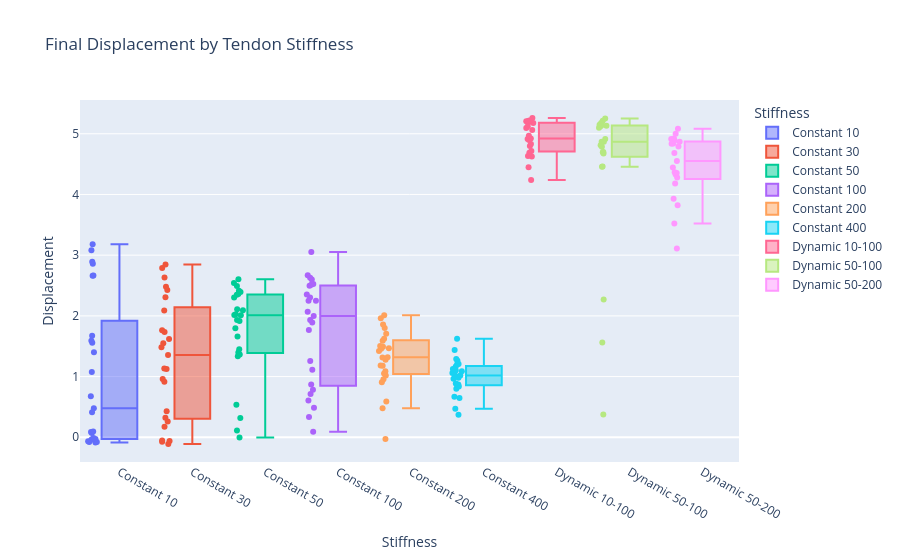

Notebook code cell kept with this figure:
### Code cell
import plotly.express as px

fig = px.box(
    df,
    x="Stiffness",
    y="Displacement",
    points="all",  # show all points
    color="Stiffness",  # optional for coloring
    title="Final Displacement by Tendon Stiffness"
)
fig.show()

### Figure 1 — Plotly figure (JSON) as saved in the notebook; plotly's stock layout.template omitted (floating-point values rounded to 4 significant figures)
{"data": [{"alignmentgroup": "True", "boxpoints": "all", "hovertemplate": "Stiffness=%{x}<br>Displacement=%{y}<extra></extra>", "legendgroup": "Constant 10", "marker": {"color": "#636efa"}, "name": "Constant 10", "notched": false, "offsetgroup": "Constant 10", "orientation": "v", "showlegend": true, "type": "box", "x": ["Constant 10", "Constant 10", "Constant 10", "Constant 10", "Constant 10", "Constant 10", "Constant 10", "Constant 10", "Constant 10", "Constant 10", "Constant 10", "Constant 10", "Constant 10", "Constant 10", "Constant 10", "Constant 10", "Constant 10", "Constant 10", "Constant 10", "Constant 10", "Constant 10", "Constant 10", "Constant 10", "Constant 10", "Constant 10"], "x0": " ", "xaxis": "x", "y": [1.592, 2.892, -0.02816, -0.06316, -0.07719, 1.671, -0.04202, -0.08563, 2.667, 2.661, 0.08568, -0.02817, 0.4803, -0.01271, -0.07825, 0.06906, 0.4115, 1.555, 3.179, 1.076, 0.6769, 2.859, 3.081, 0.09715, 1.402], "y0": " ", "yaxis": "y"}, {"alignmentgroup": "True", "boxpoints": "all", "hovertemplate": "Stiffness=%{x}<br>Displacement=%{y}<extra></extra>", "legendgroup": "Constant 30", "marker": {"color": "#EF553B"}, "name": "Constant 30", "notched": false, "offsetgroup": "Constant 30", "orientation": "v", "showlegend": true, "type": "box", "x": ["Constant 30", "Constant 30", "Constant 30", "Constant 30", "Constant 30", "Constant 30", "Constant 30", "Constant 30", "Constant 30", "Constant 30", "Constant 30", "Constant 30", "Constant 30", "Constant 30", "Constant 30", "Constant 30", "Constant 30", "Constant 30", "Constant 30", "Constant 30", "Constant 30", "Constant 30", "Constant 30", "Constant 30", "Constant 30"], "x0": " ", "xaxis": "x", "y": [2.787, 2.427, 1.135, 1.734, 2.479, 1.484, 0.3228, -0.06132, 0.4304, 2.087, 2.309, 1.62, 1.127, -0.07496, -0.1088, 0.2597, 1.762, 1.549, 2.845, 0.9604, -0.05364, 1.355, 0.1719, 0.9145, 2.633], "y0": " ", "yaxis": "y"}, {"alignmentgroup": "True", "boxpoints": "all", "hovertemplate": "Stiffness=%{x}<br>Displacement=%{y}<extra></extra>", "legendgroup": "Constant 50", "marker": {"color": "#00cc96"}, "name": "Constant 50", "notched": false, "offsetgroup": "Constant 50", "orientation": "v", "showlegend": true, "type": "box", "x": ["Constant 50", "Constant 50", "Constant 50", "Constant 50", "Constant 50", "Constant 50", "Constant 50", "Constant 50", "Constant 50", "Constant 50", "Constant 50", "Constant 50", "Constant 50", "Constant 50", "Constant 50", "Constant 50", "Constant 50", "Constant 50", "Constant 50", "Constant 50", "Constant 50", "Constant 50", "Constant 50", "Constant 50", "Constant 50"], "x0": " ", "xaxis": "x", "y": [2.359, 2.109, 0.1131, 1.365, 2.009, 1.916, 2.393, 2.493, 1.395, 2.416, 2.541, 2.016, 1.449, 0.3187, 2.347, 2.303, 0.536, 1.795, 2.092, 1.659, -0.003477, 2.604, 2.029, 1.334, 1.932], "y0": " ", "yaxis": "y"}, {"alignmentgroup": "True", "boxpoints": "all", "hovertemplate": "Stiffness=%{x}<br>Displacement=%{y}<extra></extra>", "legendgroup": "Constant 100", "marker": {"color": "#ab63fa"}, "name": "Constant 100", "notched": false, "offsetgroup": "Constant 100", "orientation": "v", "showlegend": true, "type": "box", "x": ["Constant 100", "Constant 100", "Constant 100", "Constant 100", "Constant 100", "Constant 100", "Constant 100", "Constant 100", "Constant 100", "Constant 100", "Constant 100", "Constant 100", "Constant 100", "Constant 100", "Constant 100", "Constant 100", "Constant 100", "Constant 100", "Constant 100", "Constant 100", "Constant 100", "Constant 100", "Constant 100", "Constant 100", "Constant 100"], "x0": " ", "xaxis": "x", "y": [2.353, 2.249, 1.997, 2.627, 2.511, 2.069, 2.67, 2.525, 0.4865, 0.09015, 1.89, 2.496, 1.766, 0.6047, 0.8705, 2.302, 1.114, 0.7119, 1.932, 2.25, 0.7831, 3.053, 2.598, 1.258, 0.3355], "y0": " ", "yaxis": "y"}, {"alignmentgroup": "True", "boxpoints": "all", "hovertemplate": "Stiffness=%{x}<br>Displacement=%{y}<extra></extra>", "legendgroup": "Constant 200", "marker": {"color": "#FFA15A"}, "name": "Constant 200", "notched": false, "offsetgroup": "Constant 200", "orientation": "v", "showlegend": true, "type": "box", "x": ["Constant 200", "Constant 200", "Constant 200", "Constant 200", "Constant 200", "Constant 200", "Constant 200", "Constant 200", "Constant 200", "Constant 200", "Constant 200", "Constant 200", "Constant 200", "Constant 200", "Constant 200", "Constant 200", "Constant 200", "Constant 200", "Constant 200", "Constant 200", "Constant 200", "Constant 200", "Constant 200", "Constant 200", "Constant 200"], "x0": " ", "xaxis": "x", "y": [1.049, 1.704, 1.09, 1.177, 1.492, 0.4771, 1.422, 1.799, 0.9068, 1.857, 1.019, 1.959, 1.623, 1.32, 1.183, -0.02771, 1.278, 1.468, 1.315, 0.5904, 0.956, 1.457, 2.012, 1.59, 1.504], "y0": " ", "yaxis": "y"}, {"alignmentgroup": "True", "boxpoints": "all", "hovertemplate": "Stiffness=%{x}<br>Displacement=%{y}<extra></extra>", "legendgroup": "Constant 400", "marker": {"color": "#19d3f3"}, "name": "Constant 400", "notched": false, "offsetgroup": "Constant 400", "orientation": "v", "showlegend": true, "type": "box", "x": ["Constant 400", "Constant 400", "Constant 400", "Constant 400", "Constant 400", "Constant 400", "Constant 400", "Constant 400", "Constant 400", "Constant 400", "Constant 400", "Constant 400", "Constant 400", "Constant 400", "Constant 400", "Constant 400", "Constant 400", "Constant 400", "Constant 400", "Constant 400", "Constant 400", "Constant 400", "Constant 400", "Constant 400", "Constant 400"], "x0": " ", "xaxis": "x", "y": [1.086, 0.4701, 1.291, 0.8864, 0.8384, 1.059, 1.209, 1.623, 0.8678, 1.438, 0.8639, 0.9802, 0.9647, 0.8008, 0.6662, 1.167, 0.3731, 1.101, 1.261, 1.076, 1.126, 0.6453, 1.019, 1.014, 1.2], "y0": " ", "yaxis": "y"}, {"alignmentgroup": "True", "boxpoints": "all", "hovertemplate": "Stiffness=%{x}<br>Displacement=%{y}<extra></extra>", "legendgroup": "Dynamic 10-100", "marker": {"color": "#FF6692"}, "name": "Dynamic 10-100", "notched": false, "offsetgroup": "Dynamic 10-100", "orientation": "v", "showlegend": true, "type": "box", "x": ["Dynamic 10-100", "Dynamic 10-100", "Dynamic 10-100", "Dynamic 10-100", "Dynamic 10-100", "Dynamic 10-100", "Dynamic 10-100", "Dynamic 10-100", "Dynamic 10-100", "Dynamic 10-100", "Dynamic 10-100", "Dynamic 10-100", "Dynamic 10-100", "Dynamic 10-100", "Dynamic 10-100", "Dynamic 10-100", "Dynamic 10-100", "Dynamic 10-100", "Dynamic 10-100", "Dynamic 10-100", "Dynamic 10-100"], "x0": " ", "xaxis": "x", "y": [5.206, 5.195, 4.688, 4.798, 4.236, 5.219, 4.896, 4.913, 4.626, 5.213, 5.063, 4.92, 4.636, 4.714, 5.126, 4.448, 4.83, 5.094, 5.258, 5.177, 4.966], "y0": " ", "yaxis": "y"}, {"alignmentgroup": "True", "boxpoints": "all", "hovertemplate": "Stiffness=%{x}<br>Displacement=%{y}<extra></extra>", "legendgroup": "Dynamic 50-100", "marker": {"color": "#B6E880"}, "name": "Dynamic 50-100", "notched": false, "offsetgroup": "Dynamic 50-100", "orientation": "v", "showlegend": true, "type": "box", "x": ["Dynamic 50-100", "Dynamic 50-100", "Dynamic 50-100", "Dynamic 50-100", "Dynamic 50-100", "Dynamic 50-100", "Dynamic 50-100", "Dynamic 50-100", "Dynamic 50-100", "Dynamic 50-100", "Dynamic 50-100", "Dynamic 50-100", "Dynamic 50-100", "Dynamic 50-100", "Dynamic 50-100", "Dynamic 50-100", "Dynamic 50-100", "Dynamic 50-100", "Dynamic 50-100", "Dynamic 50-100", "Dynamic 50-100"], "x0": " ", "xaxis": "x", "y": [4.674, 5.214, 4.46, 0.3774, 5.099, 5.145, 4.697, 5.133, 4.867, 5.122, 5.252, 2.269, 4.7, 5.148, 5.179, 4.455, 4.784, 4.81, 4.87, 1.561, 4.914], "y0": " ", "yaxis": "y"}, {"alignmentgroup": "True", "boxpoints": "all", "hovertemplate": "Stiffness=%{x}<br>Displacement=%{y}<extra></extra>", "legendgroup": "Dynamic 50-200", "marker": {"color": "#FF97FF"}, "name": "Dynamic 50-200", "notched": false, "offsetgroup": "Dynamic 50-200", "orientation": "v", "showlegend": true, "type": "box", "x": ["Dynamic 50-200", "Dynamic 50-200", "Dynamic 50-200", "Dynamic 50-200", "Dynamic 50-200", "Dynamic 50-200", "Dynamic 50-200", "Dynamic 50-200", "Dynamic 50-200", "Dynamic 50-200", "Dynamic 50-200", "Dynamic 50-200", "Dynamic 50-200", "Dynamic 50-200", "Dynamic 50-200", "Dynamic 50-200", "Dynamic 50-200", "Dynamic 50-200", "Dynamic 50-200", "Dynamic 50-200", "Dynamic 50-200"], "x0": " ", "xaxis": "x", "y": [3.823, 4.553, 4.181, 3.93, 4.89, 5.083, 3.523, 4.834, 4.79, 4.683, 4.913, 4.444, 3.112, 4.279, 4.366, 4.328, 4.838, 4.867, 4.352, 5.001, 4.922], "y0": " ", "yaxis": "y"}], "layout": {"boxmode": "overlay", "legend": {"title": {"text": "Stiffness"}, "tracegroupgap": 0}, "title": {"text": "Final Displacement by Tendon Stiffness"}, "xaxis": {"anchor": "y", "categoryarray": ["Constant 10", "Constant 30", "Constant 50", "Constant 100", "Constant 200", "Constant 400", "Dynamic 10-100", "Dynamic 50-100", "Dynamic 50-200"], "categoryorder": "array", "domain": [0, 1], "title": {"text": "Stiffness"}}, "yaxis": {"anchor": "x", "domain": [0, 1], "title": {"text": "Displacement"}}}}
